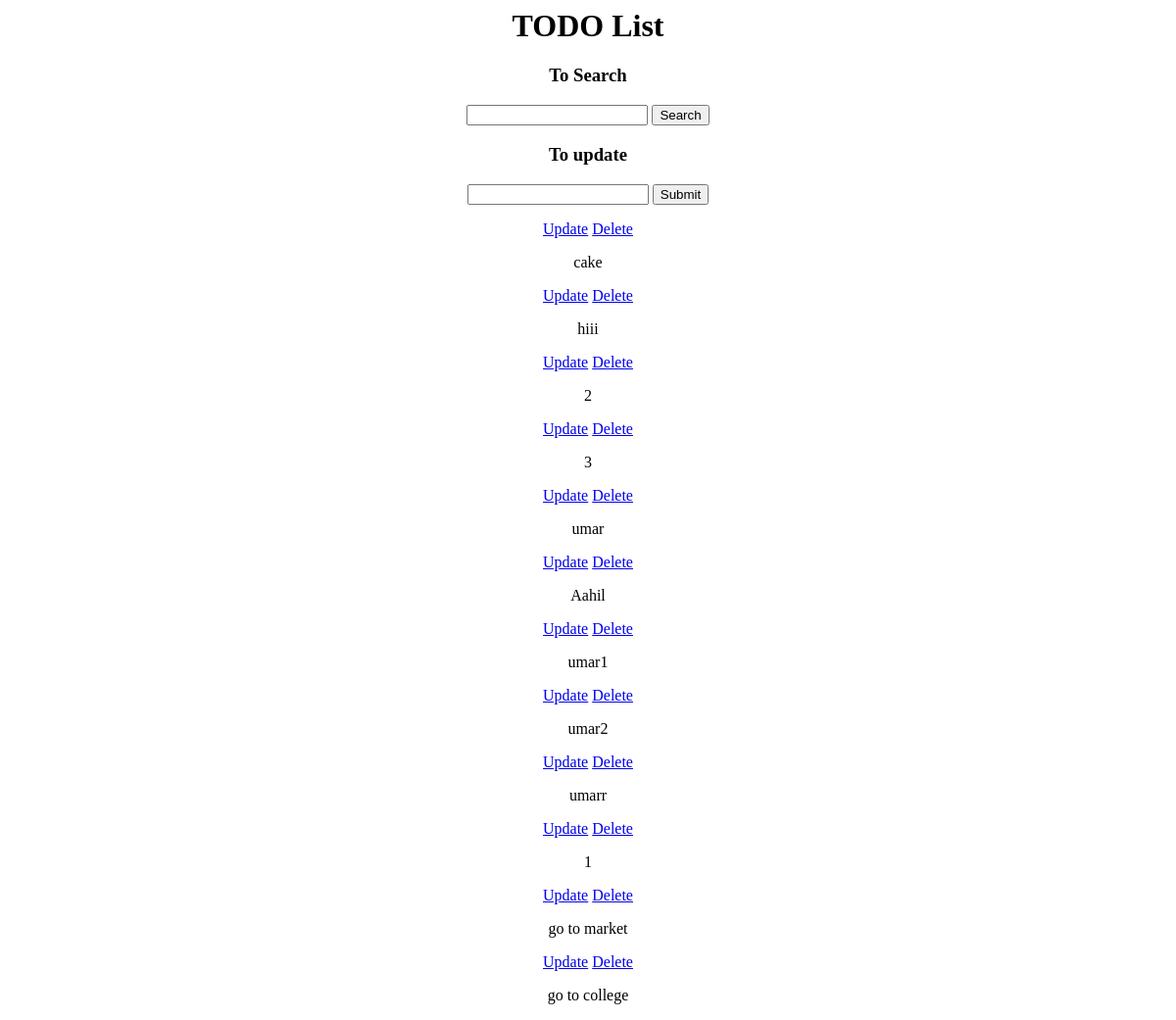
Before: / with the older database file.
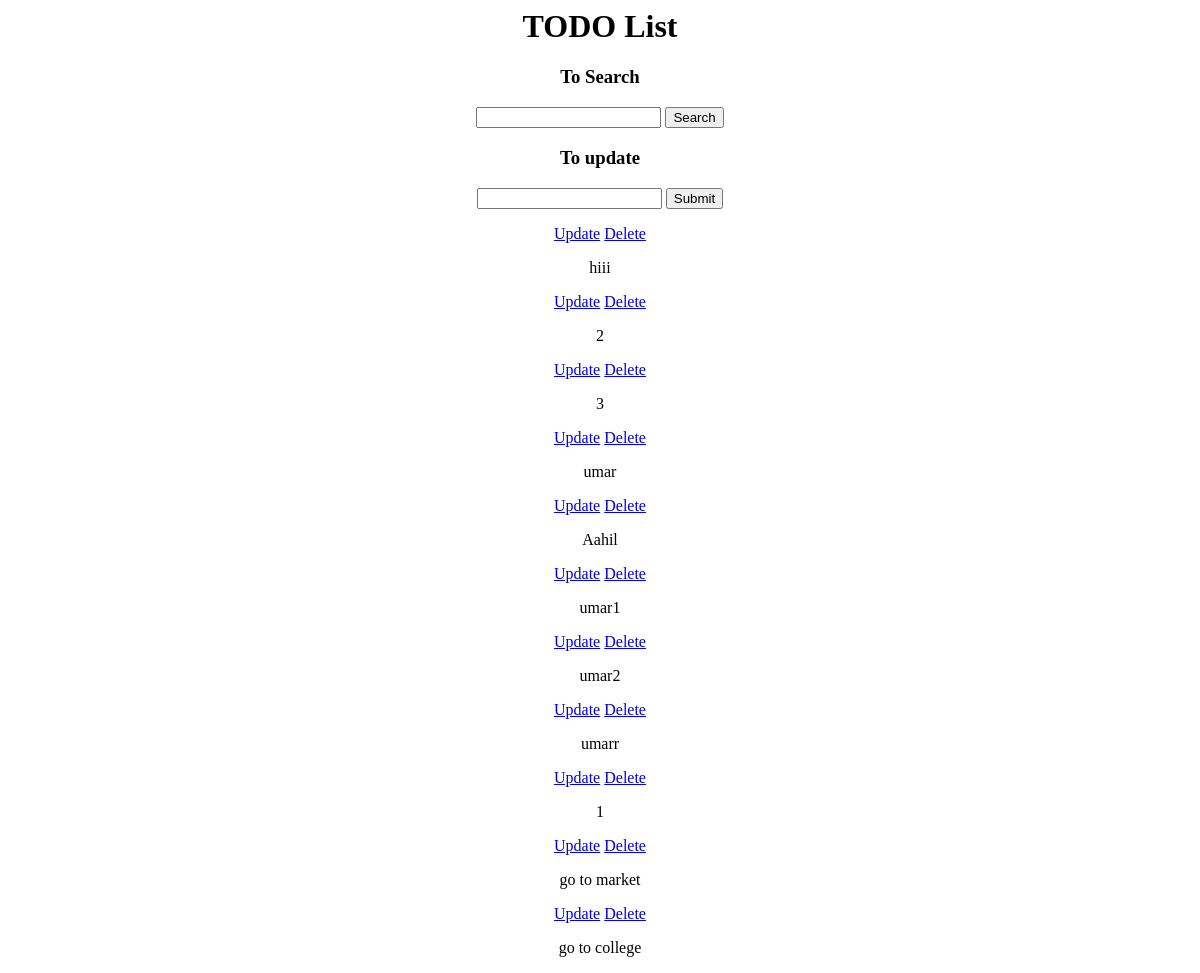
After: the same page with the newer database file.
### task/models.py (models this page shows)
class Task(models.Model):
    title =  models.CharField(max_length=400)
    complete = models.BooleanField(default=False)
    created = models.DateTimeField(auto_now_add=True)
    def __str__(self):
        return self.title

### task/views.py (the view)
# urls.py: path("", views.index, name="list"),
def index(request):
    tasks = Task.objects.all()
    form = TaskForm()
    if request.method == 'POST':
        form = TaskForm(request.POST)
        if form.is_valid():
            form.save()
        return redirect("/")
    context = {'tasks':tasks, 'form':form} #dictionary
    return render(request, 'tasks/list.html', context)

### task/forms.py
class TaskForm(forms.ModelForm):
    class Meta:
        model = Task
        fields = '__all__'

### task/templates/tasks/list.html (shortened to what this page needs)
<center>
<h1> TODO List </h1>
<h3> To Search </h3>
<form action="{% url 'search_bar' %}" method='GET'>
    <input type='text' name='search_bar'>
    <button type="submit"> Search </button> <br>
</form>
<h3> To update </h3>
<form method="POST" action=''>
    {{form.title}}
    <input type='submit' name='list'>
</form>
{% for task in tasks %}
<div>
    <a href="{% url 'update_task' task.id %}">Update</a>
    <a href="{% url 'delete_task' task.id %}">Delete</a>
    <p>{{task}}</p>
    </div>
{% endfor %}
</center>

Changed rows visible on the page:
removed Task: title "cake"
